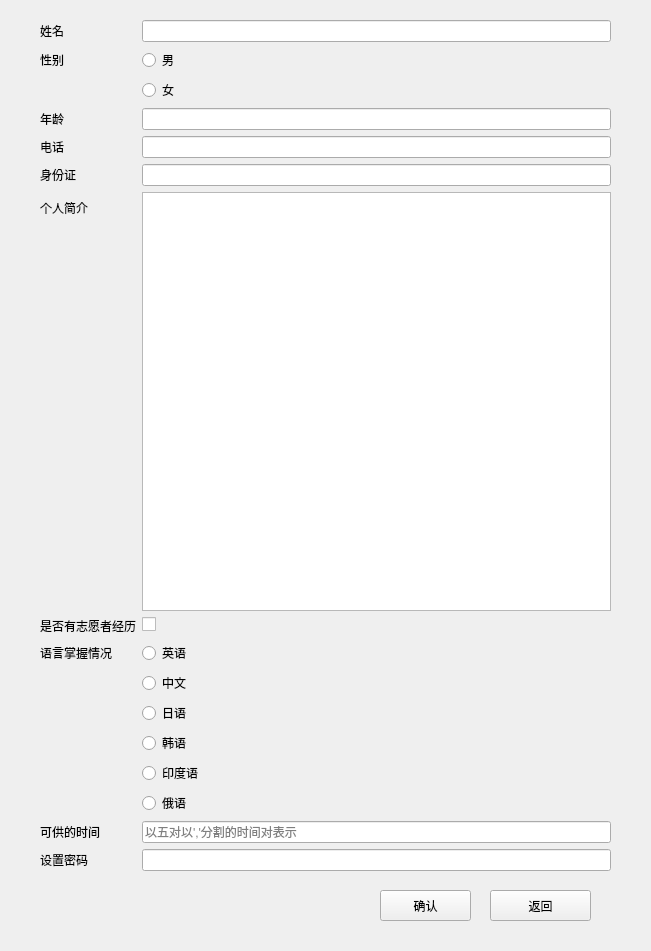
<?xml version="1.0" encoding="UTF-8"?>
<ui version="4.0">
 <class>Insert</class>
 <widget class="QWidget" name="Insert">
  <property name="geometry">
   <rect>
    <x>0</x>
    <y>0</y>
    <width>651</width>
    <height>951</height>
   </rect>
  </property>
  <property name="windowTitle">
   <string>Form</string>
  </property>
  <widget class="QWidget" name="formLayoutWidget">
   <property name="geometry">
    <rect>
     <x>40</x>
     <y>20</y>
     <width>571</width>
     <height>851</height>
    </rect>
   </property>
   <layout class="QFormLayout" name="formLayout">
    <property name="horizontalSpacing">
     <number>6</number>
    </property>
    <item row="0" column="0">
     <widget class="QLabel" name="Label">
      <property name="text">
       <string>姓名</string>
      </property>
     </widget>
    </item>
    <item row="0" column="1">
     <widget class="QLineEdit" name="LineEditName">
      <property name="clearButtonEnabled">
       <bool>true</bool>
      </property>
     </widget>
    </item>
    <item row="1" column="0">
     <widget class="QLabel" name="label_2">
      <property name="text">
       <string>性别</string>
      </property>
     </widget>
    </item>
    <item row="1" column="1">
     <widget class="QRadioButton" name="radioButton">
      <property name="text">
       <string>男</string>
      </property>
     </widget>
    </item>
    <item row="2" column="1">
     <widget class="QRadioButton" name="radioButton_2">
      <property name="text">
       <string>女</string>
      </property>
     </widget>
    </item>
    <item row="3" column="0">
     <widget class="QLabel" name="Label_2">
      <property name="text">
       <string>年龄</string>
      </property>
     </widget>
    </item>
    <item row="3" column="1">
     <widget class="QLineEdit" name="LineEditAge">
      <property name="clearButtonEnabled">
       <bool>true</bool>
      </property>
     </widget>
    </item>
    <item row="4" column="0">
     <widget class="QLabel" name="Label_3">
      <property name="text">
       <string>电话</string>
      </property>
     </widget>
    </item>
    <item row="4" column="1">
     <widget class="QLineEdit" name="LineEditTelephone">
      <property name="clearButtonEnabled">
       <bool>true</bool>
      </property>
     </widget>
    </item>
    <item row="5" column="0">
     <widget class="QLabel" name="Label_4">
      <property name="text">
       <string>身份证</string>
      </property>
     </widget>
    </item>
    <item row="5" column="1">
     <widget class="QLineEdit" name="LineEditIdCard">
      <property name="clearButtonEnabled">
       <bool>true</bool>
      </property>
     </widget>
    </item>
    <item row="6" column="0">
     <widget class="QLabel" name="label">
      <property name="text">
       <string>个人简介</string>
      </property>
     </widget>
    </item>
    <item row="6" column="1">
     <widget class="QTextEdit" name="textEdit"/>
    </item>
    <item row="7" column="0">
     <widget class="QLabel" name="Label_5">
      <property name="text">
       <string>是否有志愿者经历</string>
      </property>
     </widget>
    </item>
    <item row="7" column="1">
     <widget class="QCheckBox" name="CheckBox"/>
    </item>
    <item row="8" column="0">
     <widget class="QLabel" name="label_3">
      <property name="text">
       <string>语言掌握情况</string>
      </property>
     </widget>
    </item>
    <item row="8" column="1">
     <widget class="QRadioButton" name="radioButton_3">
      <property name="text">
       <string>英语</string>
      </property>
      <property name="autoExclusive">
       <bool>false</bool>
      </property>
     </widget>
    </item>
    <item row="9" column="1">
     <widget class="QRadioButton" name="radioButton_4">
      <property name="text">
       <string>中文</string>
      </property>
      <property name="autoExclusive">
       <bool>false</bool>
      </property>
     </widget>
    </item>
    <item row="10" column="1">
     <widget class="QRadioButton" name="radioButton_5">
      <property name="text">
       <string>日语</string>
      </property>
      <property name="autoExclusive">
       <bool>false</bool>
      </property>
     </widget>
    </item>
    <item row="11" column="1">
     <widget class="QRadioButton" name="radioButton_6">
      <property name="text">
       <string>韩语</string>
      </property>
      <property name="autoExclusive">
       <bool>false</bool>
      </property>
     </widget>
    </item>
    <item row="12" column="1">
     <widget class="QRadioButton" name="radioButton_7">
      <property name="text">
       <string>印度语</string>
      </property>
      <property name="autoExclusive">
       <bool>false</bool>
      </property>
     </widget>
    </item>
    <item row="13" column="1">
     <widget class="QRadioButton" name="radioButton_8">
      <property name="text">
       <string>俄语</string>
      </property>
      <property name="autoExclusive">
       <bool>false</bool>
      </property>
     </widget>
    </item>
    <item row="14" column="0">
     <widget class="QLabel" name="Label_6">
      <property name="text">
       <string>可供的时间</string>
      </property>
     </widget>
    </item>
    <item row="14" column="1">
     <widget class="QLineEdit" name="LineEdit">
      <property name="placeholderText">
       <string>以五对以','分割的时间对表示</string>
      </property>
      <property name="clearButtonEnabled">
       <bool>true</bool>
      </property>
     </widget>
    </item>
    <item row="15" column="0">
     <widget class="QLabel" name="Label_7">
      <property name="text">
       <string>设置密码</string>
      </property>
     </widget>
    </item>
    <item row="15" column="1">
     <widget class="QLineEdit" name="LineEdit_2">
      <property name="echoMode">
       <enum>QLineEdit::Password</enum>
      </property>
      <property name="clearButtonEnabled">
       <bool>true</bool>
      </property>
     </widget>
    </item>
   </layout>
   <zorder>radioButton_8</zorder>
   <zorder>Label</zorder>
   <zorder>LineEditName</zorder>
   <zorder>radioButton</zorder>
   <zorder>Label_2</zorder>
   <zorder>LineEditAge</zorder>
   <zorder>Label_3</zorder>
   <zorder>LineEditTelephone</zorder>
   <zorder>Label_4</zorder>
   <zorder>LineEditIdCard</zorder>
   <zorder>label</zorder>
   <zorder>textEdit</zorder>
   <zorder>Label_5</zorder>
   <zorder>CheckBox</zorder>
   <zorder>radioButton_2</zorder>
   <zorder>label_2</zorder>
   <zorder>radioButton_3</zorder>
   <zorder>label_3</zorder>
   <zorder>radioButton_4</zorder>
   <zorder>radioButton_5</zorder>
   <zorder>radioButton_6</zorder>
   <zorder>radioButton_7</zorder>
   <zorder>Label_6</zorder>
   <zorder>LineEdit</zorder>
   <zorder>Label_7</zorder>
   <zorder>LineEdit_2</zorder>
  </widget>
  <widget class="QPushButton" name="pushButton_2">
   <property name="geometry">
    <rect>
     <x>490</x>
     <y>890</y>
     <width>101</width>
     <height>31</height>
    </rect>
   </property>
   <property name="text">
    <string>返回</string>
   </property>
  </widget>
  <widget class="QPushButton" name="pushButton">
   <property name="geometry">
    <rect>
     <x>380</x>
     <y>890</y>
     <width>91</width>
     <height>31</height>
    </rect>
   </property>
   <property name="text">
    <string>确认</string>
   </property>
  </widget>
 </widget>
 <resources/>
 <connections/>
</ui>
